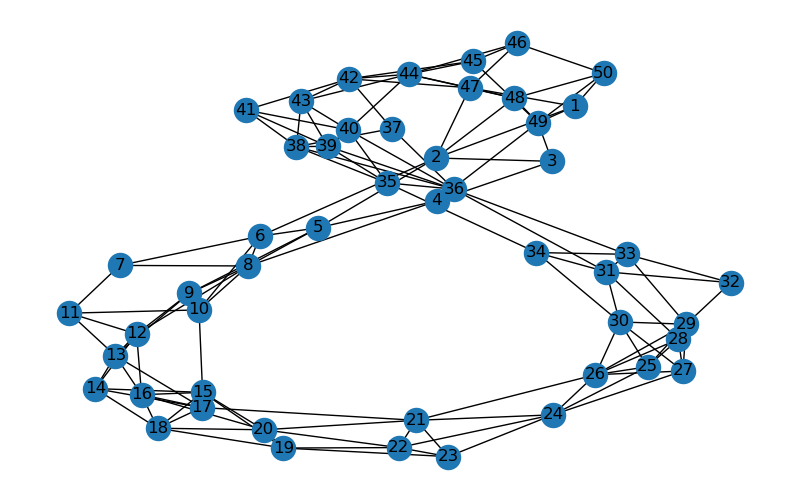

Recreate this plot in Python.
import random 
import numpy as np
import networkx as nx  
import matplotlib.pyplot as plt 

class Graph:
    def __init__(self, nodes=50):
        """
        num nodes in graph (n=50)
        adj_list {node# : [n1, n2, ...n_k]}
        undirected edges in adjacency list
        initialize graph for connectivity 
        """
        self.num_added = 0 
        self.nodes = nodes 
        self.adjlist = self.init_adjlist(nodes=nodes)
        #print(self.adjlist)
        self.add_rand_edges() 
        self.visualize_graph()

    def init_adjlist(self, nodes=50):
        hashmap = {i:[(i-1)%(nodes+1), (i+1)%(nodes+1)] for i in range(1, nodes+1)}
        hashmap[1] = [nodes, 2]
        hashmap[50] = [nodes-1, 1]
        return hashmap 

    def pick_rand_node(self):
        """picks rand node from (1,nodes)"""
        return random.randint(1, self.nodes)
    
    def count_degree(self, node):
        """counts degree of any node"""
        return len(self.adjlist[node])
    
    def candidate_nodes_k(self, start, k=5):
        """returns list of +/- k candidate nodes"""
        candidates = set()
        for i in range(start-1, start+k):
            candidates.add(i%(self.nodes-1))
        for i in range(start-k, start):
            candidates.add(i%(self.nodes-1))

        solution = set()
        for candidate in candidates:
            solution.add(candidate+1)
        
        if start in solution: 
            solution.remove(start)
        return list(solution)

    def add_edge(self, source, target):
        """adds target to adjlist[source]"""
        if target not in self.adjlist[source]:
            self.adjlist[source].append(target)

    def graph_is_done(self):
        for i in range(1, self.nodes+1):
            if self.count_degree(i) < 3: 
                return False 
        return True 

    def add_rand_edges(self):
        while self.graph_is_done() == False: 
            # pick rand node 
            start = self.pick_rand_node()

            # keep picking rand_node till < 3
            while self.count_degree(start) >= 3:
                start = self.pick_rand_node()

            # add an edge k steps forward/backward
            candidates = self.candidate_nodes_k(start, k=5)
            choice = np.choose(random.randint(0, len(candidates)-1), candidates)
            self.add_edge(start, choice)
            self.num_added += 1
    
    def visualize_graph(self, fn='environment.png'):
        """ Prints out a visualization of the adjacency list
        with the node number as the visual on graph """
        plt.rcParams['figure.figsize'] = [8, 5]
        G = nx.from_dict_of_lists(self.adjlist)
        nx.draw(G, with_labels=True)
        plt.savefig(fn)
        plt.show()


        




g1 = Graph(nodes=50) 
print(g1.adjlist)
print(g1.num_added)